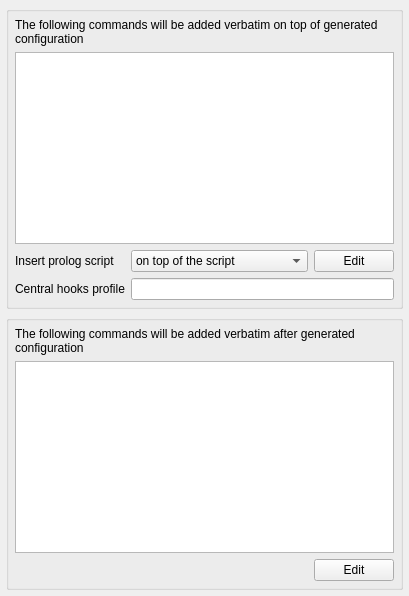
     <widget class="QWidget" name="tab2">
      <attribute name="title">
       <string>Prolog/Epilog</string>
      </attribute>
      <layout class="QGridLayout">
       <property name="verticalSpacing">
        <number>6</number>
       </property>
       <property name="margin">
        <number>6</number>
       </property>
       <item row="1" column="0">
        <widget class="QGroupBox" name="frame147">
         <property name="title">
          <string/>
         </property>
         <layout class="QGridLayout">
          <property name="margin">
           <number>6</number>
          </property>
          <item row="2" column="1">
           <widget class="QPushButton" name="edit_epilog_button">
            <property name="text">
             <string>Edit</string>
            </property>
           </widget>
          </item>
          <item row="2" column="0">
           <spacer>
            <property name="orientation">
             <enum>Qt::Horizontal</enum>
            </property>
            <property name="sizeType">
             <enum>QSizePolicy::Expanding</enum>
            </property>
            <property name="sizeHint" stdset="0">
             <size>
              <width>40</width>
              <height>20</height>
             </size>
            </property>
           </spacer>
          </item>
          <item row="1" column="0" colspan="2">
           <widget class="QTextEdit" name="epilog_script"/>
          </item>
          <item row="0" column="0" colspan="2">
           <widget class="QLabel" name="textLabel2_2_2">
            <property name="text">
             <string>The following commands will be added verbatim after generated configuration</string>
            </property>
            <property name="alignment">
             <set>Qt::AlignVCenter</set>
            </property>
            <property name="wordWrap">
             <bool>true</bool>
            </property>
           </widget>
          </item>
         </layout>
        </widget>
       </item>
       <item row="0" column="0">
        <widget class="QGroupBox" name="frame146">
         <property name="title">
          <string/>
         </property>
         <layout class="QGridLayout">
          <property name="margin">
           <number>6</number>
          </property>
          <item row="1" column="0" colspan="3">
           <widget class="QTextEdit" name="prolog_script"/>
          </item>
          <item row="0" column="0" colspan="3">
           <widget class="QLabel" name="textLabel2_2">
            <property name="text">
             <string>The following commands will be added verbatim on top of generated configuration</string>
            </property>
            <property name="alignment">
             <set>Qt::AlignVCenter</set>
            </property>
            <property name="wordWrap">
             <bool>true</bool>
            </property>
           </widget>
          </item>
          <item row="3" column="0">
           <widget class="QLabel" name="hooksProfileLabel">
            <property name="text">
             <string>Central hooks profile</string>
            </property>
            <property name="wordWrap">
             <bool>false</bool>
            </property>
           </widget>
          </item>
          <item row="3" column="1" colspan="2">
           <widget class="QLineEdit" name="hooks_profile">
            <property name="toolTip">
             <string>Optional explicit profile name under profiles/&lt;name&gt;/ in the central hooks directory. Leave empty to use profiles.map or no profile. Never inferred from the hostname.</string>
            </property>
           </widget>
          </item>
          <item row="2" column="2">
           <widget class="QPushButton" name="edit_prolog_button">
            <property name="text">
             <string>Edit</string>
            </property>
           </widget>
          </item>
          <item row="2" column="0">
           <widget class="QLabel" name="textLabel1_6">
            <property name="text">
             <string>Insert prolog script </string>
            </property>
            <property name="wordWrap">
             <bool>false</bool>
            </property>
           </widget>
          </item>
          <item row="2" column="1">
           <widget class="QComboBox" name="prologPlace">
            <property name="sizePolicy">
             <sizepolicy hsizetype="Expanding" vsizetype="Fixed">
              <horstretch>0</horstretch>
              <verstretch>0</verstretch>
             </sizepolicy>
            </property>
            <item>
             <property name="text">
              <string>on top of the script</string>
             </property>
            </item>
            <item>
             <property name="text">
              <string>after interface configuration</string>
             </property>
            </item>
            <item>
             <property name="text">
              <string>after policy reset</string>
             </property>
            </item>
           </widget>
          </item>
         </layout>
        </widget>
       </item>
      </layout>
     </widget>
